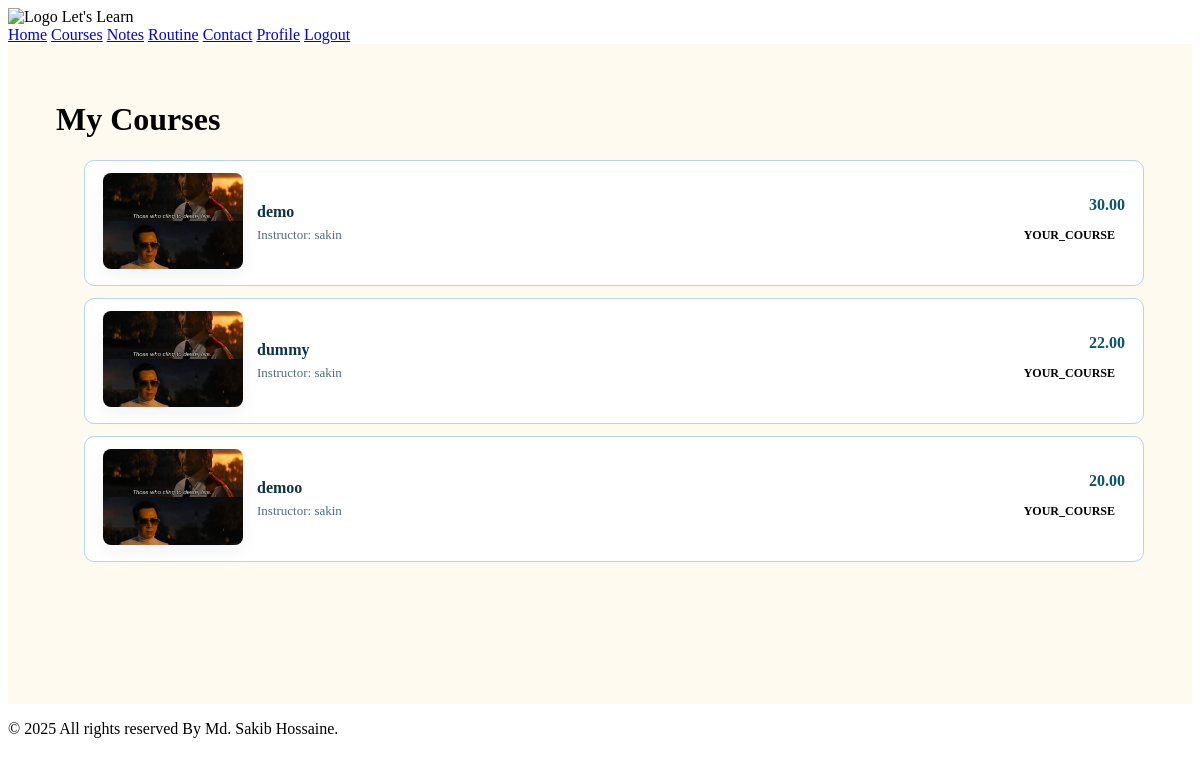
Page /my-courses/ (signed in) on the committed database.
### courses/models.py (models this page shows, shortened)
class Course(models.Model):
    title = models.CharField(max_length=200)
    instructor = models.ForeignKey(
        settings.AUTH_USER_MODEL, on_delete=models.CASCADE, related_name="courses"
    )
    enrollment_year = models.PositiveIntegerField()
    current_price = models.DecimalField(max_digits=6, decimal_places=2)
    original_price = models.DecimalField(max_digits=6, decimal_places=2)
    image = models.ImageField(
        upload_to="course_images/", default="course_images/default.png", verbose_name="Course Image"
    )
    category = models.CharField(
        max_length=50,
        choices=[
            ("python", "Python"),
            ("web-development", "Web Development"),
            ("sql", "SQL"),
            ("php", "PHP"),
        ],
        default="python",
    )

### users/models.py (models this page shows, shortened)
class CustomUser(AbstractBaseUser, PermissionsMixin):
    USER_TYPE_CHOICES = (
        ('student', 'Student'),
        ('teacher', 'Teacher'),
    )
    profile_picture = models.ImageField(upload_to='profile_pics/', blank=True, null=True)
    email = models.EmailField(unique=True)
    username = models.CharField(max_length=150)
    user_type = models.CharField(max_length=10, choices=USER_TYPE_CHOICES)
    is_active = models.BooleanField(default=True)
    is_staff = models.BooleanField(default=False)
    class_name = models.CharField(max_length=100, blank=True, null=True)
    school_name = models.CharField(max_length=255, blank=True, null=True)
    address = models.CharField(max_length=255, blank=True, null=True)
    parent_phone = models.CharField(max_length=20, blank=True, null=True)
    qualification = models.CharField(max_length=255, blank=True, null=True)
    subjects_taught = models.CharField(max_length=255, blank=True, null=True)
    phone_number = models.CharField(max_length=20, blank=True, null=True)
    objects = CustomUserManager()
    USERNAME_FIELD = 'email'
    REQUIRED_FIELDS = ['username', 'user_type']

### courses/views.py (the view, shortened to what this page needs)
# urls.py: path("my-courses/", views.my_courses, name="my_courses"),
def my_courses(request):
    user_email = getattr(request.user, "email", None)
    payments = []
    owned = []
    if (
        getattr(request.user, "is_authenticated", False)
        and getattr(request.user, "user_type", None) == "teacher"
    ):
        teacher_courses = Course.objects.filter(instructor=request.user)
        for c in teacher_courses:
            pseudo_payment = type("P", (), {"status": "YOUR_COURSE"})()
            owned.append({"course": c, "payment": pseudo_payment})
        return render(request, "courses/mycourse.html", {"owned": owned, "payments": []})

### templates/courses/mycourse.html (shortened to what this page needs)
{% extends 'base.html' %}
{% load static %}
{% block content %}
<div class="container mycourses-container">
  <h1>My Courses</h1>
  {% if owned %}
  <ol class="mycourses-list">
      {% for item in owned %}
        {% with course=item.course payment=item.payment %}
        <li class="mycourse-item">
          <div class="thumb">
            {% if course.image %}
              <img src="{{ course.image.url }}" alt="{{ course.title }}">
            {% else %}
              <img src="{% static 'images/default.png' %}" alt="No image">
            {% endif %}
          </div>
          <div class="info">
            <a href="{% url 'course_detail' course.id %}" class="course-title">{{ course.title }}</a>
            <div class="course-sub">Instructor:
              {% if course.instructor.instructor_profile %}
                {{ course.instructor.instructor_profile.name }}{% if course.instructor.instructor_profile.credentials %}, {{ course.instructor.instructor_profile.credentials }}{% endif %}
              {% else %}
                {{ course.instructor.get_full_name }}{% if not course.instructor.get_full_name %}{{ course.instructor.username }}{% endif %}
              {% endif %}
            </div>
          </div>
          <div class="meta">
            <div class="price">{{ course.current_price }}</div>
            <div class="status {% if payment.status %}{{ payment.status|lower }}{% endif %}">
              {% if payment.status == 'SUCCESS' %}
                Purchased
              {% elif payment.status == 'PENDING' %}
                Pending
              {% else %}
                {{ payment.status }}
              {% endif %}
            </div>
          </div>
        </li>
        {% endwith %}
      {% endfor %}
  </ol>
  {% else %}
    <p>You have not purchased any courses yet.</p>
  {% endif %}
</div>
{% endblock content %}

### templates/courses/mycourse.html (style rules this page uses)
.mycourses-container { background: #fffaf0; padding:36px 48px; border-radius:0; box-shadow: none; margin:0; width:100%; min-height: calc(100vh - 140px); box-sizing:border-box; }
.mycourses-list { list-style:decimal; padding-left:28px; margin: 6px 0; }
.mycourse-item { display:flex; align-items:center; gap:14px; padding:12px 18px; transition: transform 220ms ease, box-shadow 220ms ease, background-color 220ms ease; border-radius:10px; border:1px solid #b6d4ef; margin-bottom:12px; background:#ffffff; }
.thumb img { width:140px; height:96px; object-fit:cover; border-radius:8px; box-shadow:0 6px 18px rgba(15,40,60,0.06); }
.info { flex:1; }
.course-title { font-size:16px; font-weight:700; color:#103349; text-decoration:none; transition: color 220ms ease; }
.course-sub { font-size:13px; color:#516e78; margin-top:6px; }
.meta { width:150px; text-align:right; }
.price { font-weight:800; color:#0b556a; margin-bottom:8px; }
.status { display:inline-block; padding:6px 10px; border-radius:999px; font-weight:700; font-size:12px; }

### rows in the picture
Course: course.image (picture), course "demo", course.instructor.username "sakin", course.current_price "30.00", payment.status "YOUR_COURSE"
Course: course.image (picture), course "dummy", course.instructor.username "sakin", course.current_price "22.00", payment.status "YOUR_COURSE"
Course: course.image (picture), course "demoo", course.instructor.username "sakin", course.current_price "20.00", payment.status "YOUR_COURSE"
